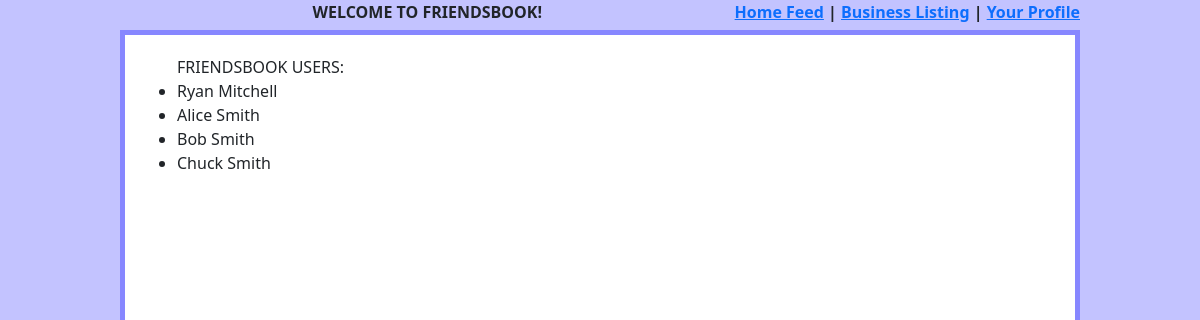
The app's page /accountlist with its own data.
### useraccount/models.py (models this page shows, shortened)
class UserAccount(models.Model):
    user = models.ForeignKey(User, null=False, blank=False, on_delete=CASCADE)
    first_name = models.CharField(max_length=140)
    last_name = models.CharField(max_length=140)
    created_on = models.DateTimeField('date created', auto_now_add=True)
    birthday = models.DateField()
    location = models.CharField(max_length=200)
    favorite_color = RGBcolorField(null=True)
    about = models.TextField(null=True)
    profile_photo = models.ImageField(upload_to='profile_photos', null=True)

### useraccount/views.py (the view)
# urls.py: path('accountlist', accountlist, name='account_listing'),
def accountlist(request):
    useraccounts = UserAccount.objects.defer('about')
    template = loader.get_template('accountlist.html')
    return HttpResponse(template.render({'useraccounts': useraccounts}, request))

### useraccount/models.py (called while the page is built)
def int_to_hex(value):
    hex_val = format(value, 'X')
    hex_val = '0'*(6-len(hex_val)) + hex_val
    return hex_val

    def from_db_value(self, value, expression, connection):
        if value is None:
            return None
        return int_to_hex(value)

### useraccount/templates/accountlist.html
{% include 'header.html' %}
<div class="wrapper">
    <ul>
        FRIENDSBOOK USERS:
            {% for useraccount in useraccounts %}
                <li class="useraccount">
                    {{useraccount.first_name}} {{useraccount.last_name}}
                </li>
            {% endfor %}
            </ul>
</div>

### static/css/styles.css (style rules this page uses)
.wrapper { border: 5px solid rgb(135, 135, 255); width: 80%; margin: auto; padding: 20px; background-color: white; height: 100%; }

### records on screen
UserAccount: first_name "Ryan", last_name "Mitchell"
UserAccount: first_name "Alice", last_name "Smith"
UserAccount: first_name "Bob", last_name "Smith"
UserAccount: first_name "Chuck", last_name "Smith"
